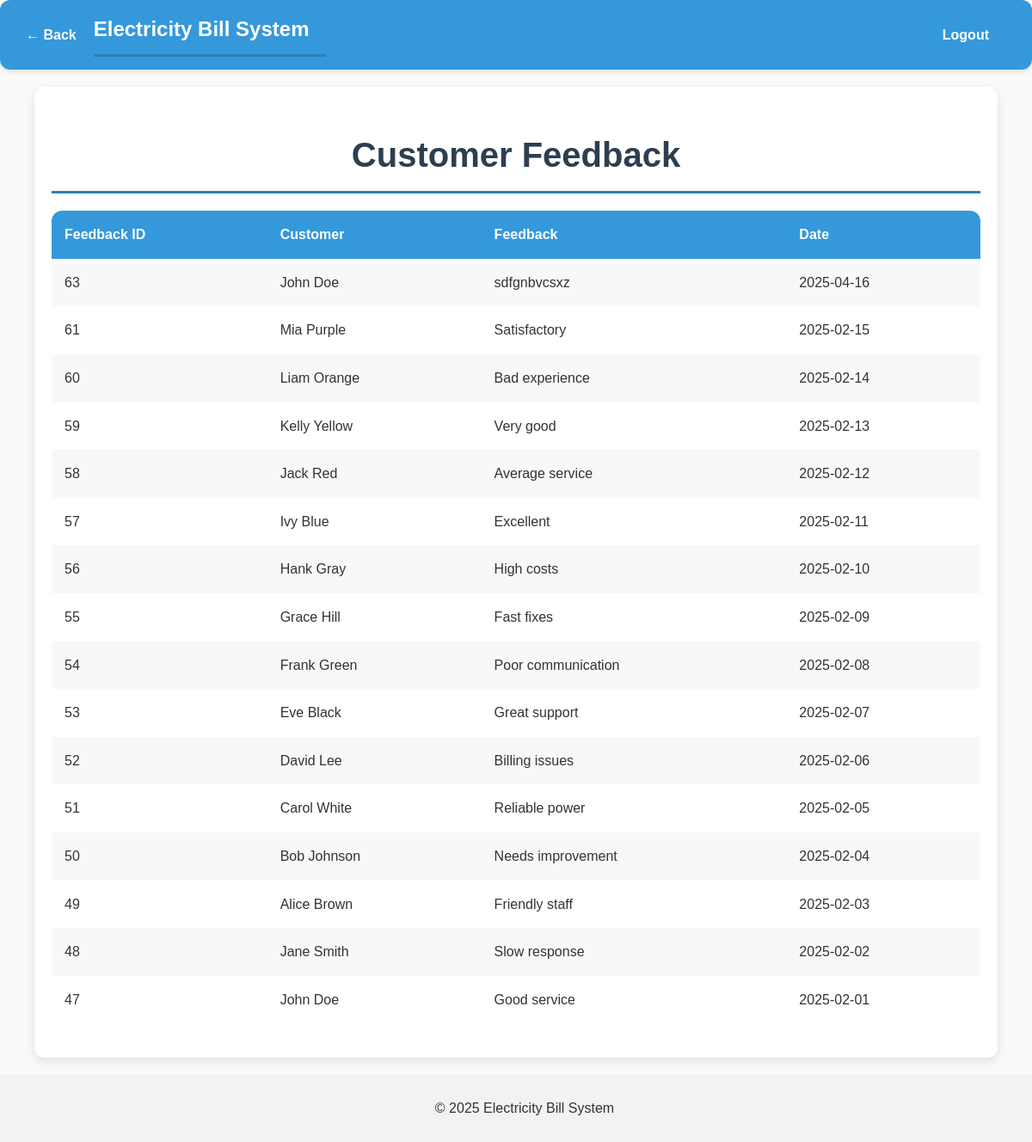
/admin/view_feedback.php (signed in), run on the app's committed database.
### tables this page shows
CREATE TABLE `Customer_Interaction` (
  `interaction_id` int NOT NULL AUTO_INCREMENT,
  `cust_id` int NOT NULL,
  `interaction_type` enum('Complaint','Support','Feedback') NOT NULL,
  `description` text NOT NULL,
  `interaction_date` date NOT NULL,
  `status` enum('Pending','Resolved','Open','Closed') NOT NULL,
  PRIMARY KEY (`interaction_id`),
  KEY `cust_id` (`cust_id`),
  CONSTRAINT `customer_interaction_ibfk_1` FOREIGN KEY (`cust_id`) REFERENCES `Customer` (`cust_id`)
);

CREATE TABLE `Customer` (
  `cust_id` int NOT NULL AUTO_INCREMENT,
  `cust_name` varchar(100) NOT NULL,
  `email` varchar(100) NOT NULL,
  `password` varchar(255) NOT NULL,
  `address_id` int NOT NULL,
  PRIMARY KEY (`cust_id`),
  UNIQUE KEY `email` (`email`),
  KEY `address_id` (`address_id`),
  CONSTRAINT `customer_ibfk_1` FOREIGN KEY (`address_id`) REFERENCES `Address` (`address_id`)
);

### admin/view_feedback.php (the view, shortened to what this page needs)
<?php
include('../includes/db_connection.php');
include('../includes/header.php');
$stmt = $conn->prepare("SELECT ci.interaction_id, c.cust_name, ci.description, ci.interaction_date
                        FROM Customer_Interaction ci
                        JOIN Customer c ON ci.cust_id = c.cust_id
                        WHERE ci.interaction_type = 'Feedback'
                        ORDER BY ci.interaction_date DESC");
$stmt->execute();
$result = $stmt->get_result();
?>
<div class="container">
    <h1>Customer Feedback</h1>
    <?php if ($result->num_rows > 0): ?>
        <table>
            <tr><th>Feedback ID</th><th>Customer</th><th>Feedback</th><th>Date</th></tr>
            <?php while ($row = $result->fetch_assoc()): ?>
                <tr>
                    <td><?php echo $row['interaction_id']; ?></td>
                    <td><?php echo htmlspecialchars($row['cust_name']); ?></td>
                    <td><?php echo htmlspecialchars($row['description']); ?></td>
                    <td><?php echo $row['interaction_date']; ?></td>
                </tr>
            <?php endwhile; ?>
        </table>
    <?php else: ?>
        <p>No feedback submitted yet.</p>
    <?php endif; ?>
</div>
<?php include('../includes/footer.php'); ?>

### css/styles.css (style rules this page uses)
body { font-family: 'Poppins', sans-serif; background-color: #f9f9f9; color: #333; margin: 0; padding: 0; line-height: 1.6; }
.container { width: 90%; max-width: 1200px; margin: 20px auto; padding: 20px; background-color: #ffffff; box-shadow: 0 4px 12px rgba(0, 0, 0, 0.1); border-radius: 12px; }
h1, h2, h3 { color: #2c3e50; margin-bottom: 20px; }
h1 { font-size: 2.5rem; text-align: center; border-bottom: 3px solid #2980b9; padding-bottom: 10px; }
table { width: 100%; border-collapse: collapse; margin-bottom: 20px; background-color: #ffffff; border-radius: 12px; overflow: hidden; }
th, td { padding: 15px; text-align: left; color: #333; }
th { background-color: #3498db; color: #fff; font-weight: bold; }
tr:nth-child(even) { background-color: #f8f8f8; }

### data on the page
customer_interaction: interaction_id "63", cust.cust_name "John Doe", description "sdfgnbvcsxz", interaction_date "2025-04-16"
customer_interaction: interaction_id "61", cust.cust_name "Mia Purple", description "Satisfactory", interaction_date "2025-02-15"
customer_interaction: interaction_id "60", cust.cust_name "Liam Orange", description "Bad experience", interaction_date "2025-02-14"
customer_interaction: interaction_id "59", cust.cust_name "Kelly Yellow", description "Very good", interaction_date "2025-02-13"
customer_interaction: interaction_id "58", cust.cust_name "Jack Red", description "Average service", interaction_date "2025-02-12"
customer_interaction: interaction_id "57", cust.cust_name "Ivy Blue", description "Excellent", interaction_date "2025-02-11"
customer_interaction: interaction_id "56", cust.cust_name "Hank Gray", description "High costs", interaction_date "2025-02-10"
customer_interaction: interaction_id "55", cust.cust_name "Grace Hill", description "Fast fixes", interaction_date "2025-02-09"
customer_interaction: interaction_id "54", cust.cust_name "Frank Green", description "Poor communication", interaction_date "2025-02-08"
customer_interaction: interaction_id "53", cust.cust_name "Eve Black", description "Great support", interaction_date "2025-02-07"
customer_interaction: interaction_id "52", cust.cust_name "David Lee", description "Billing issues", interaction_date "2025-02-06"
customer_interaction: interaction_id "51", cust.cust_name "Carol White", description "Reliable power", interaction_date "2025-02-05"
customer_interaction: interaction_id "50", cust.cust_name "Bob Johnson", description "Needs improvement", interaction_date "2025-02-04"
customer_interaction: interaction_id "49", cust.cust_name "Alice Brown", description "Friendly staff", interaction_date "2025-02-03"
customer_interaction: interaction_id "48", cust.cust_name "Jane Smith", description "Slow response", interaction_date "2025-02-02"
customer_interaction: interaction_id "47", cust.cust_name "John Doe", description "Good service", interaction_date "2025-02-01"
